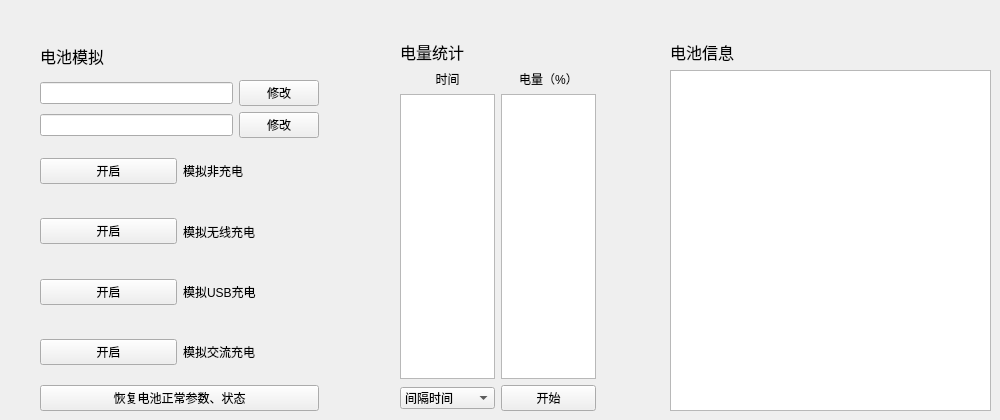
     <widget class="QWidget" name="tab_5">
      <attribute name="title">
       <string>电池管理</string>
      </attribute>
      <widget class="QLabel" name="label_81">
       <property name="geometry">
        <rect>
         <x>40</x>
         <y>30</y>
         <width>279</width>
         <height>51</height>
        </rect>
       </property>
       <property name="font">
        <font>
         <pointsize>12</pointsize>
        </font>
       </property>
       <property name="text">
        <string>电池模拟</string>
       </property>
      </widget>
      <widget class="QWidget" name="layoutWidget">
       <property name="geometry">
        <rect>
         <x>670</x>
         <y>40</y>
         <width>321</width>
         <height>371</height>
        </rect>
       </property>
       <layout class="QVBoxLayout" name="verticalLayout_111">
        <item>
         <widget class="QLabel" name="label_83">
          <property name="font">
           <font>
            <pointsize>12</pointsize>
           </font>
          </property>
          <property name="text">
           <string>电池信息</string>
          </property>
         </widget>
        </item>
        <item>
         <widget class="QTextBrowser" name="BatteryInfoBrowser"/>
        </item>
       </layout>
      </widget>
      <widget class="QWidget" name="layoutWidget">
       <property name="geometry">
        <rect>
         <x>400</x>
         <y>40</y>
         <width>196</width>
         <height>371</height>
        </rect>
       </property>
       <layout class="QVBoxLayout" name="verticalLayout_110">
        <item>
         <widget class="QLabel" name="label_82">
          <property name="font">
           <font>
            <pointsize>12</pointsize>
           </font>
          </property>
          <property name="text">
           <string>电量统计</string>
          </property>
         </widget>
        </item>
        <item>
         <layout class="QVBoxLayout" name="verticalLayout_13">
          <item>
           <layout class="QHBoxLayout" name="horizontalLayout_11">
            <item>
             <layout class="QVBoxLayout" name="verticalLayout_11">
              <item>
               <widget class="QLabel" name="label_7">
                <property name="text">
                 <string>时间</string>
                </property>
                <property name="alignment">
                 <set>Qt::AlignCenter</set>
                </property>
               </widget>
              </item>
              <item>
               <widget class="QTextBrowser" name="Time"/>
              </item>
             </layout>
            </item>
            <item>
             <layout class="QVBoxLayout" name="verticalLayout_12">
              <item>
               <widget class="QLabel" name="label_8">
                <property name="text">
                 <string>电量（%）</string>
                </property>
                <property name="alignment">
                 <set>Qt::AlignCenter</set>
                </property>
               </widget>
              </item>
              <item>
               <widget class="QTextBrowser" name="Level"/>
              </item>
             </layout>
            </item>
           </layout>
          </item>
          <item>
           <layout class="QHBoxLayout" name="horizontalLayout_12">
            <item>
             <widget class="QComboBox" name="comboBox">
              <item>
               <property name="text">
                <string>间隔时间</string>
               </property>
              </item>
              <item>
               <property name="text">
                <string>1s</string>
               </property>
              </item>
              <item>
               <property name="text">
                <string>5s</string>
               </property>
              </item>
              <item>
               <property name="text">
                <string>10s</string>
               </property>
              </item>
              <item>
               <property name="text">
                <string>30s</string>
               </property>
              </item>
              <item>
               <property name="text">
                <string>60s</string>
               </property>
              </item>
             </widget>
            </item>
            <item>
             <widget class="QPushButton" name="StartBatteryCounting">
              <property name="text">
               <string>开始</string>
              </property>
             </widget>
            </item>
           </layout>
          </item>
         </layout>
        </item>
       </layout>
      </widget>
      <widget class="QWidget" name="layoutWidget">
       <property name="geometry">
        <rect>
         <x>40</x>
         <y>80</y>
         <width>279</width>
         <height>331</height>
        </rect>
       </property>
       <layout class="QVBoxLayout" name="verticalLayout_6">
        <item>
         <layout class="QVBoxLayout" name="verticalLayout_9">
          <item>
           <layout class="QVBoxLayout" name="verticalLayout_7">
            <item>
             <layout class="QHBoxLayout" name="horizontalLayout_5">
              <item>
               <widget class="QLineEdit" name="temperatedit"/>
              </item>
              <item>
               <widget class="QPushButton" name="changetemperat">
                <property name="text">
                 <string>修改</string>
                </property>
               </widget>
              </item>
             </layout>
            </item>
            <item>
             <layout class="QHBoxLayout" name="horizontalLayout_6">
              <item>
               <widget class="QLineEdit" name="leveledit"/>
              </item>
              <item>
               <widget class="QPushButton" name="changelevel">
                <property name="text">
                 <string>修改</string>
                </property>
               </widget>
              </item>
             </layout>
            </item>
           </layout>
          </item>
          <item>
           <layout class="QVBoxLayout" name="verticalLayout_8">
            <item>
             <layout class="QHBoxLayout" name="horizontalLayout_7">
              <item>
               <widget class="QPushButton" name="Non_ChargingSwitch">
                <property name="text">
                 <string>开启</string>
                </property>
               </widget>
              </item>
              <item>
               <widget class="QLabel" name="label_3">
                <property name="text">
                 <string>模拟非充电</string>
                </property>
               </widget>
              </item>
             </layout>
            </item>
            <item>
             <layout class="QHBoxLayout" name="horizontalLayout_8">
              <item>
               <widget class="QPushButton" name="Wireless_ChargingSwitch">
                <property name="text">
                 <string>开启</string>
                </property>
               </widget>
              </item>
              <item>
               <widget class="QLabel" name="label_4">
                <property name="text">
                 <string>模拟无线充电</string>
                </property>
               </widget>
              </item>
             </layout>
            </item>
            <item>
             <layout class="QHBoxLayout" name="horizontalLayout_9">
              <item>
               <widget class="QPushButton" name="USB_ChargingSwitch">
                <property name="text">
                 <string>开启</string>
                </property>
               </widget>
              </item>
              <item>
               <widget class="QLabel" name="label_5">
                <property name="text">
                 <string>模拟USB充电</string>
                </property>
               </widget>
              </item>
             </layout>
            </item>
            <item>
             <layout class="QHBoxLayout" name="horizontalLayout_10">
              <item>
               <widget class="QPushButton" name="AC_ChargingSwitch">
                <property name="text">
                 <string>开启</string>
                </property>
               </widget>
              </item>
              <item>
               <widget class="QLabel" name="label_6">
                <property name="text">
                 <string>模拟交流充电</string>
                </property>
               </widget>
              </item>
             </layout>
            </item>
           </layout>
          </item>
         </layout>
        </item>
        <item>
         <widget class="QPushButton" name="ResetBatteryInfoAndStatus">
          <property name="text">
           <string>恢复电池正常参数、状态</string>
          </property>
         </widget>
        </item>
       </layout>
      </widget>
     </widget>
